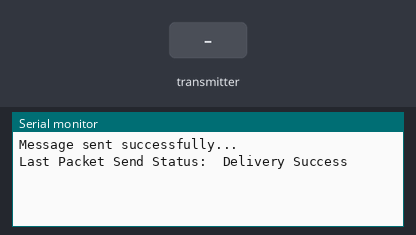
Recording of a sketch running on a simulated ESP32. Parts: the last lines printed to the serial monitor. The test bench sets the inputs (shaded band). Random numbers use the default seed unless the sketch sets one.

Above: at 1.2 s.
1.3 s: the transmitter starts sending a = 0
At 1.61 s:
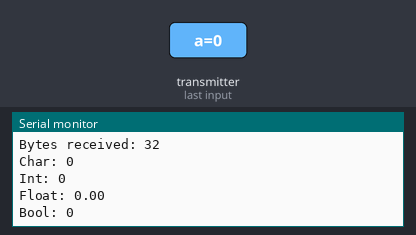
2.8 s: the transmitter starts sending b = 1024
4.3 s: the transmitter starts sending c = 25
5.8 s: the transmitter starts sending d = 1
At 6.61 s:
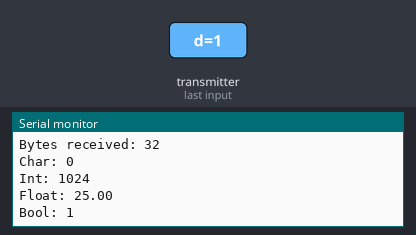
7.3 s: the transmitter starts sending a = 1
8.8 s: the transmitter starts sending b = 2048
Timing chart, 0 to 11.3 s (numbered marks = the images above; inputs shaded):
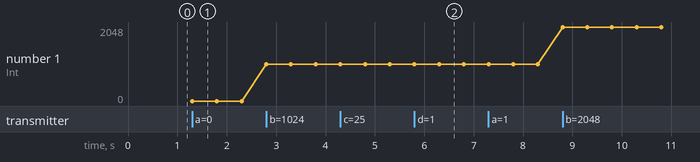

Measured:
- after the input at 1.3 s, the serial monitor: prints a new line at once (image 1)
- after the input at 5.8 s, the serial monitor: prints a new line at once (image 2)
- plotted number 1: 0 → 1024 after the input at 2.8 s, 1024 → 2048 after the input at 8.8 s

The sketch:

ESPNOW32_sent_to_8266.ino
```cpp
#include <esp_now.h>
#include <WiFi.h>

uint8_t broadcastAddress[] = {0xC8, 0xC9, 0xA3, 0x61, 0xDD, 0x93}; // NodeMCU MAC address

typedef struct struct_message {
  char a[20];
  int b;
  float c;
  bool d;
} struct_message;

struct_message SentData;
struct_message RecData;

esp_now_peer_info_t peerInfo;

// Callback when data is sent
void DataSent(const uint8_t *mac_addr, esp_now_send_status_t status) {
  Serial.print("\r\nLast Packet Send Status:\t");
  Serial.println(status == ESP_NOW_SEND_SUCCESS ? "Delivery Success" : "Delivery Fail");
}

// Callback when data is received
void OnRecData(const esp_now_recv_info_t *info, const uint8_t *incomingData, int len) {
  memcpy(&RecData, incomingData, sizeof(RecData));
  Serial.print("Bytes received: ");
  Serial.println(len);
  Serial.print("Char: ");
  Serial.println(RecData.a);
  Serial.print("Int: ");
  Serial.println(RecData.b);
  Serial.print("Float: ");
  Serial.println(RecData.c);
  Serial.print("Bool: ");
  Serial.println(RecData.d);
  Serial.println();
}

void setup() {
  Serial.begin(115200);
  WiFi.mode(WIFI_STA);

  // Initialize ESP-NOW
  if (esp_now_init() != ESP_OK) {
    Serial.println("Error initializing ESP-NOW");
    return;
  }
  esp_now_register_send_cb(DataSent);

  memcpy(peerInfo.peer_addr, broadcastAddress, 6);
  peerInfo.channel = 0;
  peerInfo.encrypt = false;

  // Add peer
  if (esp_now_add_peer(&peerInfo) != ESP_OK) {
    Serial.println("Failed to add peer");
    return;
  }

  esp_now_register_recv_cb(OnRecData);
}

void loop() {
  SendingData();
}

void SendingData() {
  strcpy(SentData.a, "FROM ESP 32");
  SentData.b = random(1, 20);
  SentData.c = 1.2;
  SentData.d = false;

  esp_err_t result = esp_now_send(broadcastAddress, (uint8_t *)&SentData, sizeof(SentData));
  if (result == ESP_OK) {
    Serial.println("Message sent successfully...");
  } else {
    Serial.println("Error sending the data, check your code!!!");
  }
  delay(3000);
}
```
